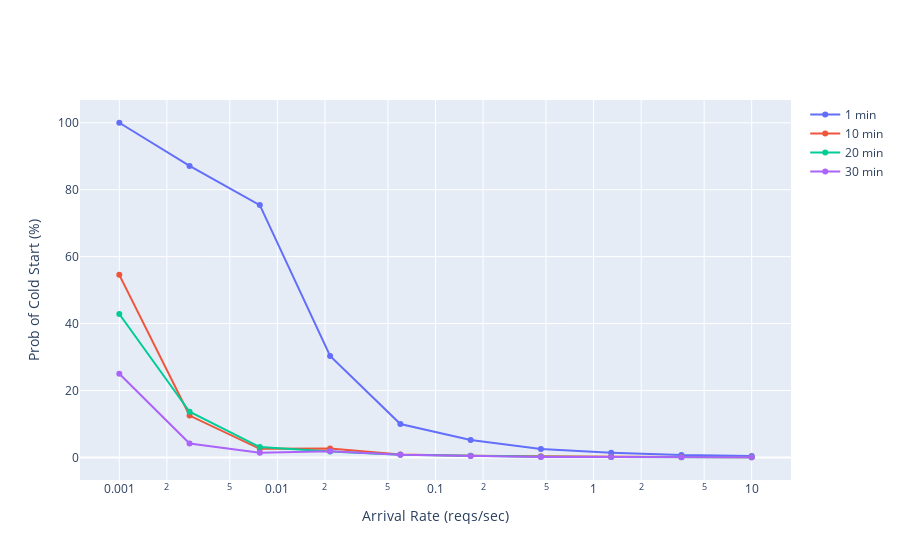

Notebook source saved alongside this figure:
### Code cell
plot_fig_for_col('prob_cold_percent', 'Prob of Cold Start (%)')

### Figure 1 — Plotly figure (JSON) as saved in the notebook; plotly's stock layout.template omitted (floating-point values rounded to 4 significant figures)
{"data": [{"mode": "markers+lines", "name": "1 min", "type": "scatter", "x": [0.001, 0.002783, 0.007743, 0.02154, 0.05995, 0.1668, 0.4642, 1.292, 3.594, 10], "y": [100, 87.1, 75.38, 30.3, 9.984, 5.181, 2.504, 1.407, 0.6909, 0.4506]}, {"mode": "markers+lines", "name": "10 min", "type": "scatter", "x": [0.001, 0.002783, 0.007743, 0.02154, 0.05995, 0.1668, 0.4642, 1.292, 3.594, 10], "y": [54.55, 12.5, 2.564, 2.691, 0.8576, 0.4751, 0.3653, 0.1855, 0.09656, 0.05794]}, {"mode": "markers+lines", "name": "20 min", "type": "scatter", "x": [0.001, 0.002783, 0.007743, 0.02154, 0.05995, 0.1668, 0.4642, 1.292, 3.594, 10], "y": [42.86, 13.64, 3.093, 1.794, 0.774, 0.4802, 0.2171, 0.1238, 0.06773, 0.05014]}, {"mode": "markers+lines", "name": "30 min", "type": "scatter", "x": [0.001, 0.002783, 0.007743, 0.02154, 0.05995, 0.1668, 0.4642, 1.292, 3.594, 10], "y": [25, 4.167, 1.37, 1.818, 0.8065, 0.4204, 0.1496, 0.08476, 0.06372, 0.04171]}], "layout": {"xaxis": {"title": {"text": "Arrival Rate (reqs/sec)"}, "type": "log"}, "yaxis": {"title": {"text": "Prob of Cold Start (%)"}}}}
